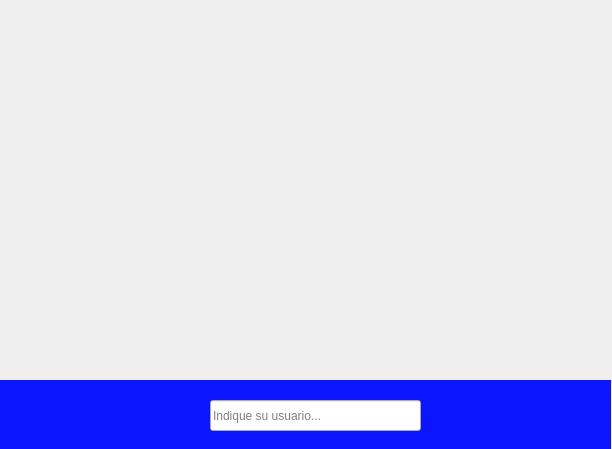
<?xml version="1.0" encoding="UTF-8"?>
<ui version="4.0">
 <class>Form</class>
 <widget class="QWidget" name="Form">
  <property name="geometry">
   <rect>
    <x>0</x>
    <y>0</y>
    <width>612</width>
    <height>449</height>
   </rect>
  </property>
  <property name="windowTitle">
   <string>Form</string>
  </property>
  <widget class="QLabel" name="label_fondo1">
   <property name="geometry">
    <rect>
     <x>0</x>
     <y>0</y>
     <width>611</width>
     <height>451</height>
    </rect>
   </property>
   <property name="text">
    <string/>
   </property>
   <property name="pixmap">
    <pixmap>../sprites/background/index1.png</pixmap>
   </property>
   <property name="scaledContents">
    <bool>true</bool>
   </property>
  </widget>
  <widget class="QLineEdit" name="nombre_usuario">
   <property name="geometry">
    <rect>
     <x>210</x>
     <y>400</y>
     <width>211</width>
     <height>31</height>
    </rect>
   </property>
   <property name="styleSheet">
    <string notr="true"/>
   </property>
   <property name="inputMask">
    <string/>
   </property>
   <property name="text">
    <string/>
   </property>
   <property name="echoMode">
    <enum>QLineEdit::Normal</enum>
   </property>
   <property name="placeholderText">
    <string>Indique su usuario...</string>
   </property>
   <property name="clearButtonEnabled">
    <bool>false</bool>
   </property>
  </widget>
  <widget class="QLabel" name="label_2">
   <property name="geometry">
    <rect>
     <x>0</x>
     <y>380</y>
     <width>611</width>
     <height>71</height>
    </rect>
   </property>
   <property name="styleSheet">
    <string notr="true">background-color: rgb(12, 21, 255);
color: rgb(0, 0, 255);</string>
   </property>
   <property name="text">
    <string/>
   </property>
  </widget>
  <widget class="QLabel" name="puerta">
   <property name="geometry">
    <rect>
     <x>280</x>
     <y>210</y>
     <width>71</width>
     <height>71</height>
    </rect>
   </property>
   <property name="cursor">
    <cursorShape>PointingHandCursor</cursorShape>
   </property>
   <property name="mouseTracking">
    <bool>false</bool>
   </property>
   <property name="text">
    <string/>
   </property>
   <property name="pixmap">
    <pixmap>../sprites/background/door.png</pixmap>
   </property>
   <property name="scaledContents">
    <bool>true</bool>
   </property>
  </widget>
  <zorder>label_fondo1</zorder>
  <zorder>label_2</zorder>
  <zorder>nombre_usuario</zorder>
  <zorder>puerta</zorder>
 </widget>
 <resources/>
 <connections/>
</ui>
